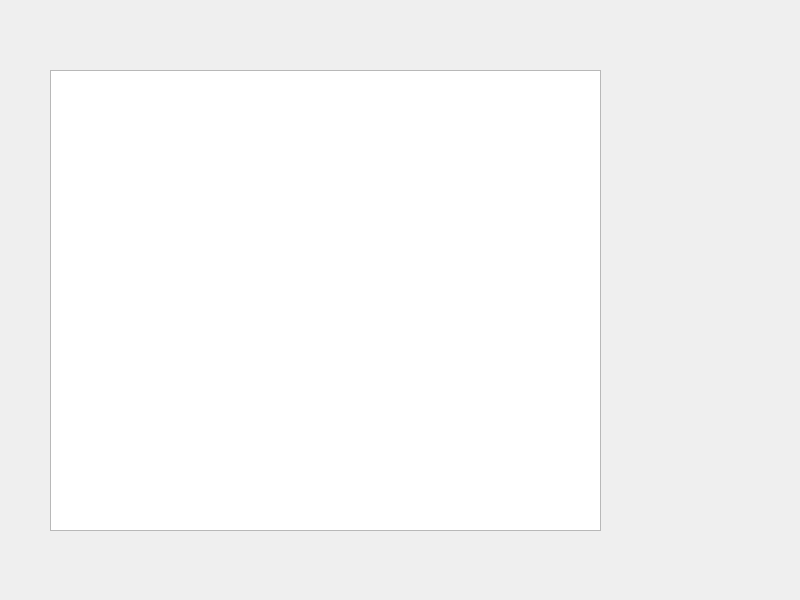
<?xml version="1.0" encoding="UTF-8"?>
<ui version="4.0">
 <class>Widget</class>
 <widget class="QWidget" name="Widget">
  <property name="geometry">
   <rect>
    <x>0</x>
    <y>0</y>
    <width>800</width>
    <height>600</height>
   </rect>
  </property>
  <property name="windowTitle">
   <string>Widget</string>
  </property>
  <widget class="QListWidget" name="listWidget">
   <property name="geometry">
    <rect>
     <x>50</x>
     <y>70</y>
     <width>551</width>
     <height>461</height>
    </rect>
   </property>
  </widget>
 </widget>
 <resources/>
 <connections/>
</ui>
